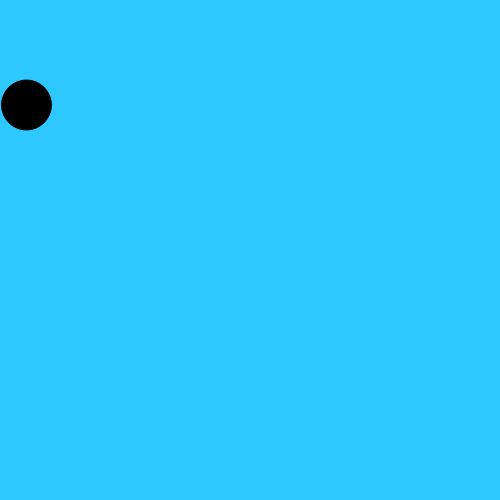
Frame 1 (no input)
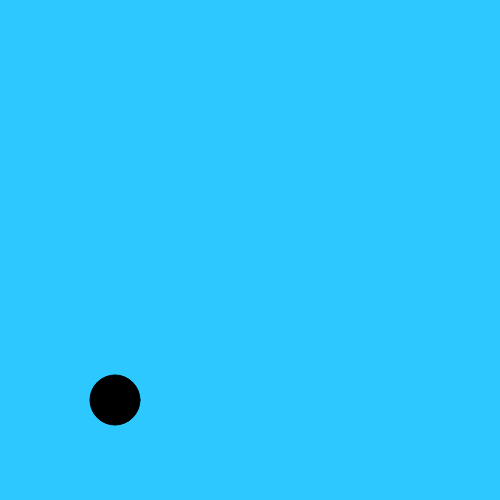
Frame 60 (no input)
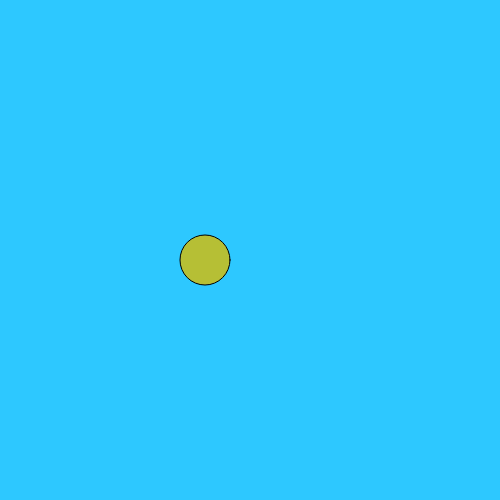
Frame 120 (the mouse pressed at the canvas centre since frame 60)

The p5.js sketch that drew these frames (run headless with seeded random() and noise() and a simulated clock; from frame 60 on, the mouse is pressed at the canvas centre):

// p5.js sketch
// ── sketch.js
//Julie Stuart
// last edited February 10th, 2017
//program makes a ball bounce around screen and change to a random color when it hits an edge, when mouse is clicked, ball will change to
//a random size
//I implemented the random function for size and color and using mouseClicked as a function


var x = 25; // x coordinate for ball
var dir = 1.5; // x movement for ball
var y = 100; //y coordinate for ball
var dirY = 5; //y movement for ball
r = 0; // red variable, ball will start black
g = 0; // green variable, ball will start black
b = 0; // blue variable, ball will start black
radius = 50; // radius

function setup() {
  createCanvas(500, 500);
  background(45,200,335); // blue
}

function draw() {
  x = x + dir; //x movement for ball
  y = y + dirY; //y movement for ball
  
  background(45,200,335); // blue

  //ball  
  ball(x,y); // ball location


  if (x < 25 || x > 475) { // if the x for the ball is less than 25 or greater than 475, reverse the X direction and change the red,
    //green, and blue to random numbers for color creating a random color when the ball hits an edge
    dir = dir * -1; // reverse the X direction when the ball hits an edge
    r = random(255); // red
    b = random(255); // blue
    g = random(255); // green
  }
 
 if ( y < 25 || y > 475) {// if the y for the ball is less than 25 or greater than 475, reverse the y direction and change the red,
   //green, and blue to random numbers for color creating a random color when the ball hits an edge
   dirY = dirY * -1; //reverse the Y direction when the ball hits an edge
   r = random(255); // red
   b = random(255); // blue
   g = random(255); // green
  }
}
 //call ball function
function ball(x,y){ // ball cordinates
  fill(r,g,b); // give ball variables for red, green, and blue values
  ellipse(0 + x, y + 0, radius, radius); // coordiantes for ellipse and radius is the variable for the size of the ellipse 
}

function mouseClicked() { //when mouse is clicked, randomly change the size of the ball
    radius = random(100,400); // radius is given a value between 100 and 400
}
